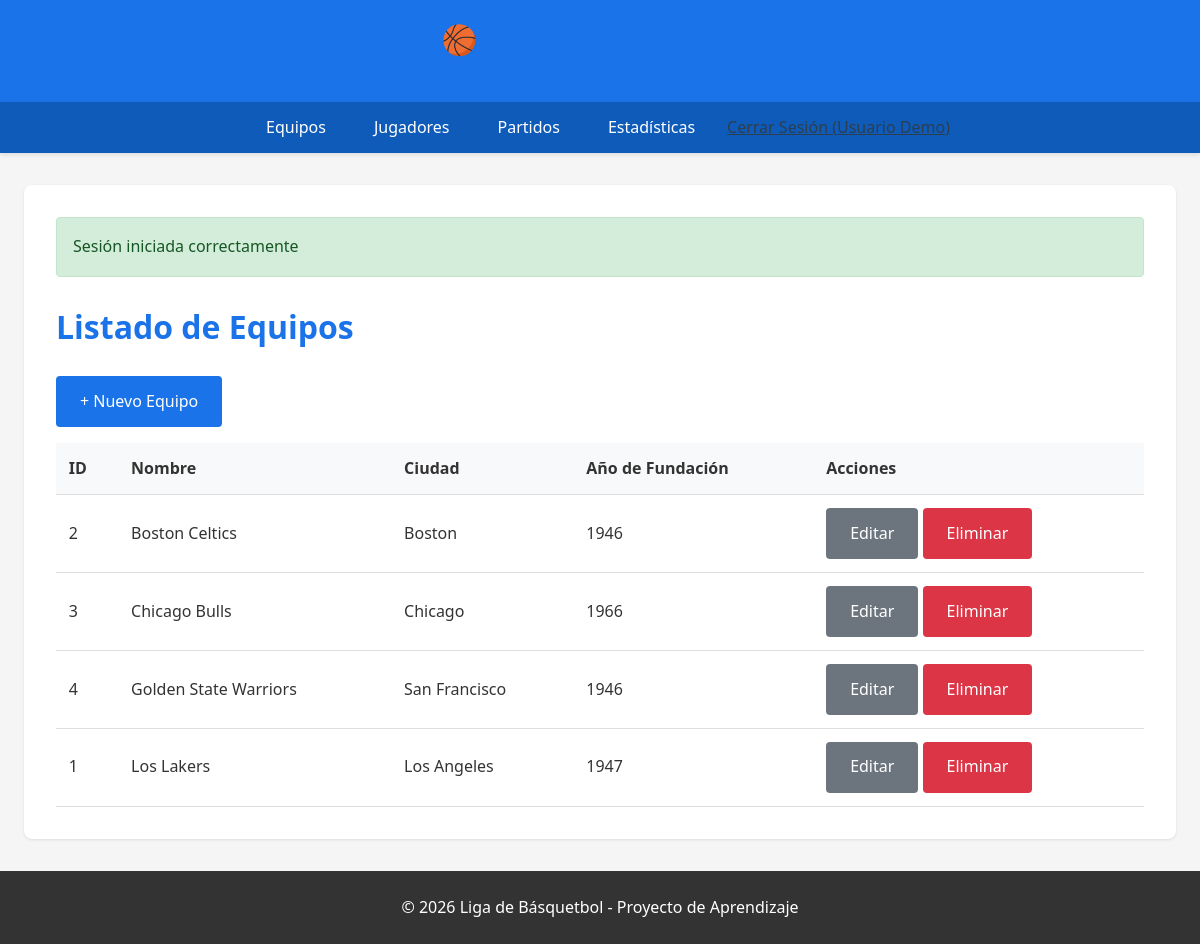
The page /public/?controller=Equipos&action=index (signed in) on the database its author committed.
### tables this page shows
CREATE TABLE IF NOT EXISTS equipos (
  id INT UNSIGNED AUTO_INCREMENT PRIMARY KEY,
  nombre VARCHAR(100) NOT NULL COMMENT 'Nombre del equipo',
  ciudad VARCHAR(100) NOT NULL COMMENT 'Ciudad de origen',
  fundacion YEAR NULL COMMENT 'Año de fundación (opcional)',
  creado_en DATETIME DEFAULT CURRENT_TIMESTAMP,
   
   
  UNIQUE KEY uq_equipo_nombre (nombre)
);

### app/core/Controller.php (called while the page is built, shortened)
<?php
class Controller {
    protected function view(string $vista, array $datos = []): void {
        require __DIR__ . '/../views/layouts/main.php';
    }
}

### app/controllers/EquiposController.php (called while the page is built, shortened)
<?php
class EquiposController extends Controller {
    private Equipo $equipoModel;
    public function __construct() {
        require_once __DIR__ . '/../models/Equipo.php';
        $this->equipoModel = new Equipo();
    }
    public function index(): void {
        $equipos = $this->equipoModel->obtenerTodos();
        $this->view('equipos/index', [
            'titulo' => 'Listado de Equipos',
            'equipos' => $equipos
        ]);
    }
}

### app/core/Router.php (called while the page is built, shortened)
<?php
class Router {
    private string $actionNombre = 'index';
    private array $params = [];
    private ?object $controllerObjeto = null;
    public function __construct() {
        $this->executeAction();
    }
    private function parseUrl(): void {
        $accion      = strtolower(trim(get('action', 'index')));
        $this->actionNombre = $accion;
        $this->params = [];
    }
    private function loadController(): void {
        $this->controllerObjeto = new $nombreClase();
    }
    private function executeAction(): void {
        call_user_func_array(
            [$this->controllerObjeto, $this->actionNombre],
            [$this->params]
        );
    }
}

### public/index.php (called while the page is built, shortened)
<?php
require_once __DIR__ . '/../app/core/helpers.php';
require_once __DIR__ . '/../app/core/Database.php';
require_once __DIR__ . '/../app/core/Model.php';
require_once __DIR__ . '/../app/core/Controller.php';
require_once __DIR__ . '/../app/core/Router.php';
new Router();

### app/core/Database.php (called while the page is built, shortened)
<?php
class Database {
    private static ?PDO $instancia = null;
    public static function getConexion(): PDO {
        if (self::$instancia === null) {
            try {
                $dsn = 'mysql:host=' . DB_HOST . ';dbname=' . DB_NAME . ';charset=' . DB_CHARSET;
                $opciones = [
                    PDO::ATTR_ERRMODE            => PDO::ERRMODE_EXCEPTION,
                    PDO::ATTR_DEFAULT_FETCH_MODE => PDO::FETCH_ASSOC,
                    PDO::ATTR_EMULATE_PREPARES   => false,
                    PDO::ATTR_PERSISTENT         => false,
                ];
                self::$instancia = new PDO($dsn, DB_USER, DB_PASS, $opciones);
            } catch (PDOException $e) {
                error_log('[ProyectoBasket] Error de conexión a la base de datos: ' . $e->getMessage());
                if (!headers_sent()) {
                    http_response_code(500);
                    header('Content-Type: text/html; charset=utf-8');
                }
                echo '<!DOCTYPE html><html lang="es"><head><meta charset="utf-8">'
                    . '<title>Servicio no disponible</title></head><body>'
                    . '<h1>Servicio no disponible</h1>'
                    . '<p>No se pudo conectar con la base de datos. Inténtalo más tarde.</p>'
                    . '</body></html>';
                exit;
            }
        }
        return self::$instancia;
    }
}

### app/core/Model.php (called while the page is built, shortened)
<?php
class Model {
    public function __construct() {
        $this->db = Database::getConexion();
    }
}

### app/models/Equipo.php (called while the page is built, shortened)
<?php
class Equipo extends Model {
    protected string $tabla = 'equipos';
    public function obtenerTodos(): array {
        $sql = "SELECT * FROM {$this->tabla} ORDER BY nombre ASC";
        $stmt = $this->db->prepare($sql);
        $stmt->execute();
        return $stmt->fetchAll();
    }
}

### app/core/helpers.php (called while the page is built, shortened)
<?php
function e($valor): string {
    return htmlspecialchars((string)($valor ?? ''), ENT_QUOTES, 'UTF-8');
}

### app/views/equipos/index.php (the view, shortened to what this page needs)
<h1>Listado de Equipos</h1>
<div class="actions">
    <a href="<?= BASE_URL ?>?controller=Equipos&action=crear" class="btn">+ Nuevo Equipo</a>
</div>
<?php if (empty($equipos)): ?>
    <p class="text-center">No hay equipos registrados aún.</p>
<?php else: ?>
    <table>
        <thead>
            <tr>
                <th>ID</th>
                <th>Nombre</th>
                <th>Ciudad</th>
                <th>Año de Fundación</th>
                <th>Acciones</th>
            </tr>
        </thead>
        <tbody>
            <?php foreach ($equipos as $equipo): ?>
                <tr>
                    <td><?= e($equipo['id']) ?></td>
                    <td><?= e($equipo['nombre']) ?></td>
                    <td><?= e($equipo['ciudad']) ?></td>
                    <td><?= e($equipo['fundacion'] ?? '-') ?></td>
                    <td>
                        <a href="<?= BASE_URL ?>?controller=Equipos&action=editar&id=<?= $equipo['id'] ?>" class="btn btn-secondary">Editar</a>
                                                <form action="<?= BASE_URL ?>?controller=Equipos&action=eliminar" method="POST" class="inline-form"
                              onsubmit="return confirm('¿Eliminar este equipo?');">
                            <button type="submit" class="btn btn-danger">Eliminar</button>
                        </form>
                    </td>
                </tr>
            <?php endforeach; ?>
        </tbody>
    </table>
<?php endif; ?>

### public/css/styles.css (style rules this page uses)
* { margin: 0; padding: 0; box-sizing: border-box; }
body { font-family: 'Segoe UI', Tahoma, Geneva, Verdana, sans-serif; line-height: 1.6; background-color: #f5f5f5; color: #333; }
h1, h2, h3 { color: #1a73e8; margin-bottom: 1.5rem; }
table { width: 100%; border-collapse: collapse; margin-top: 1rem; background-color: white; }
table th, table td { padding: 0.8rem; text-align: left; border-bottom: 1px solid #ddd; }
table th { background-color: #f8f9fa; font-weight: 600; color: #333; }
form { max-width: 600px; margin: 0 auto; }
.btn { display: inline-block; padding: 0.8rem 1.5rem; background-color: #1a73e8; color: white; border: none; border-radius: 4px; text-decoration: none; cursor: pointer; font-size: 1rem; transition: background-color 0.3s; }
.btn-secondary { background-color: #6c757d; }
.btn-danger { background-color: #dc3545; }
.actions { margin-top: 1.5rem; display: flex; gap: 0.8rem; flex-wrap: wrap; }
.inline-form { display: inline; margin: 0; }
.inline-form .btn, .btn-link { cursor: pointer; font: inherit; }

### rows shown on the page
equipos: id "2", nombre "Boston Celtics", ciudad "Boston", fundacion "1946"
equipos: id "3", nombre "Chicago Bulls", ciudad "Chicago", fundacion "1966"
equipos: id "4", nombre "Golden State Warriors", ciudad "San Francisco", fundacion "1946"
equipos: id "1", nombre "Los Lakers", ciudad "Los Angeles", fundacion "1947"

### other values the page prints
$_SESSION['nombre'] "Usuario Demo"
$_SESSION['exito'] "Sesión iniciada correctamente"
